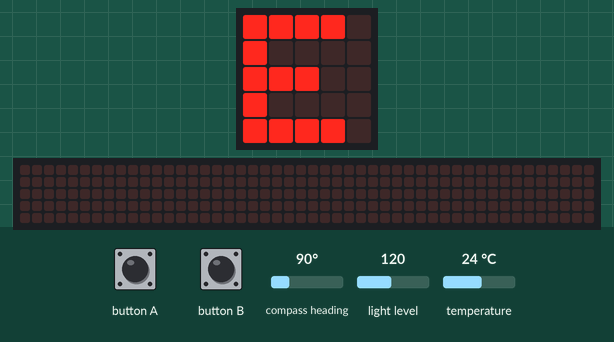
This program was run on a simulated BBC micro:bit (MakeCode). On the bench: the board's 5×5 LED display, a strip that is not on the board, showing the scrolling text unrolled. Inputs (shaded band) come from the test bench; at power-on: compass heading 90°, light level 120, temperature 24 °C. The 48×5 strip is a reading aid, not a part: it shows the text the display is scrolling, unrolled, one strip-width of it at a time; the compass is already calibrated.

Above: at 0.1 s.
1.4 s: button A pressed for 0.15 s
At 3.22 s:
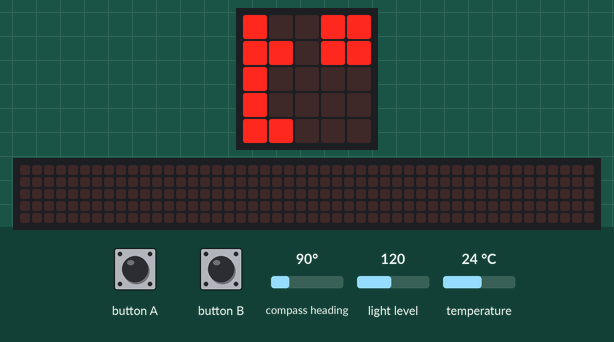
5.2 s: button B pressed for 0.15 s
5.9 s: compass heading set to 7°
9.5 s: compass heading set to 180°
At 13.7 s:
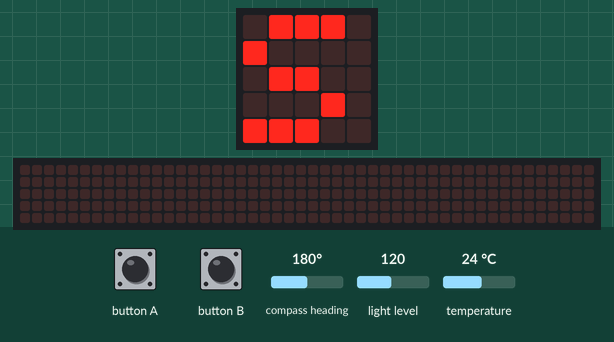
14.6 s: button A pressed for 0.15 s
At 17.4 s:
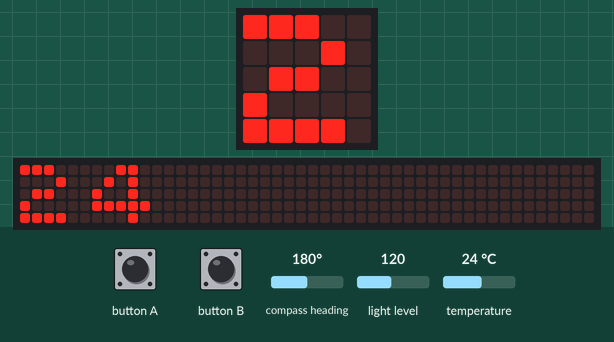
17.6 s: compass heading set to 269°
At 21.3 s:
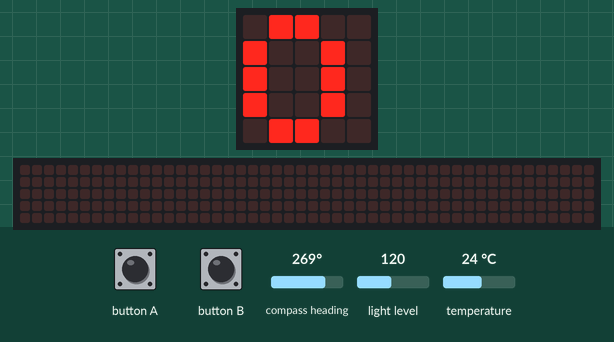

The program:

main.ts
```typescript
let Rumbo = 0
input.onButtonPressed(Button.A, function () {
    basic.showLeds(`
        # . . # #
        # # . # #
        # . . . .
        # . . . .
        # # . . .
        `)
    basic.showNumber(input.temperature())
})
input.onButtonPressed(Button.B, function () {
    basic.showLeds(`
        # . . . .
        # . . . .
        # . # . #
        # . . # .
        # # # . #
        `)
    basic.showNumber(input.lightLevel())
})
basic.forever(function () {
    Rumbo = input.compassHeading()
    if (Rumbo < 10 || Rumbo > 350) {
        basic.showString("N")
    }
    if (Rumbo < 95 && Rumbo > 85) {
        basic.showString("E")
    }
    if (Rumbo < 185 && Rumbo > 175) {
        basic.showString("S")
    }
    if (Rumbo < 275 && Rumbo > 265) {
        basic.showString("O")
    }
    basic.showString(" ")
})
```

test.ts
```typescript
// aquí va el archivo "tests"; esto no se compilará cuando este paquete se utilice como una extensión.
```

Measured:
- after the input at 1.4 s, the display: first differs from a run without the input after 1.6 s (image 1)
- after the input at 9.5 s, the display: first differs from a run without the input after 3.6 s (image 2)
- after the input at 14.6 s, the display: first differs from a run without the input after 1.6 s (image 3 shows a later state)
- after the input at 17.6 s, the display: first differs from a run without the input after 3.2 s (image 4)
- what the display in image 1 shows lasts 0.4 s, from 3.0 s to 3.4 s
- what the display in image 2 shows lasts 0.8 s, from 13.1 s to 13.9 s
